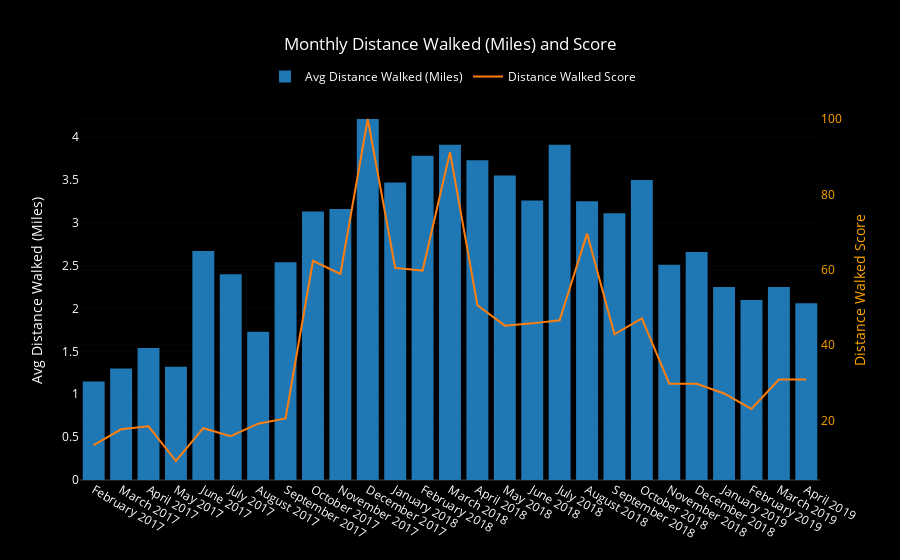

Notebook code cell kept with this figure:
### Code cell
bars = go.Bar(x=month_df.month_year, y=month_df.mean_dist,
              name='Avg Distance Walked (Miles)', yaxis='y1')

score_line = go.Scatter(x=month_df.month_year, y=month_df.dist_score,
                        name='Distance Walked Score', yaxis='y2')

layout = go.Layout({'plot_bgcolor': 'black', 'paper_bgcolor': 'black',
                    'font': {'color': 'white'},
                    'title': 'Monthly Distance Walked (Miles) and Score',
                    'legend': {'orientation': 'h', 'x': .25, 'y': 1.1},
                    'yaxis': {'title': 'Avg Distance Walked (Miles)'},
                    'yaxis2': {'title': 'Distance Walked Score',
                               'titlefont': {'color': 'orange'},
                               'tickfont': {'color': 'orange'},
                               'overlaying': 'y',
                               'side': 'right'},
                   'xaxis': {'type': '-'}})

data = [bars, score_line]
fig = go.Figure(data=data, layout=layout)
iplot(fig)

### Figure 1 — Plotly figure (JSON) as saved in the notebook; plotly's stock layout.template omitted (floating-point values rounded to 4 significant figures)
{"data": [{"name": "Avg Distance Walked (Miles)", "type": "bar", "uid": "aea8c236-4701-4aa4-8b65-149efaec8428", "x": ["February 2017", "March 2017", "April 2017", "May 2017", "June 2017", "July 2017", "August 2017", "September 2017", "October 2017", "November 2017", "December 2017", "January 2018", "February 2018", "March 2018", "April 2018", "May 2018", "June 2018", "July 2018", "August 2018", "September 2018", "October 2018", "November 2018", "December 2018", "January 2019", "February 2019", "March 2019", "April 2019"], "y": [1.15, 1.3, 1.54, 1.32, 2.67, 2.4, 1.73, 2.54, 3.13, 3.16, 4.21, 3.47, 3.78, 3.91, 3.73, 3.55, 3.26, 3.91, 3.25, 3.11, 3.5, 2.51, 2.66, 2.25, 2.1, 2.25, 2.06], "yaxis": "y"}, {"name": "Distance Walked Score", "type": "scatter", "uid": "c0e37e9e-e66d-44a8-87ac-0a1ace708b73", "x": ["February 2017", "March 2017", "April 2017", "May 2017", "June 2017", "July 2017", "August 2017", "September 2017", "October 2017", "November 2017", "December 2017", "January 2018", "February 2018", "March 2018", "April 2018", "May 2018", "June 2018", "July 2018", "August 2018", "September 2018", "October 2018", "November 2018", "December 2018", "January 2019", "February 2019", "March 2019", "April 2019"], "y": [13.5, 17.7, 18.5, 9.3, 18, 15.9, 19.2, 20.6, 62.4, 58.9, 100, 60.5, 59.8, 91.2, 50.6, 45.2, 45.8, 46.6, 69.6, 42.9, 47.1, 29.8, 29.8, 27.2, 23.1, 30.9, 30.9], "yaxis": "y2"}], "layout": {"font": {"color": "white"}, "legend": {"orientation": "h", "x": 0.25, "y": 1.1}, "paper_bgcolor": "black", "plot_bgcolor": "black", "title": {"text": "Monthly Distance Walked (Miles) and Score"}, "xaxis": {"type": "-"}, "yaxis": {"title": {"text": "Avg Distance Walked (Miles)"}}, "yaxis2": {"overlaying": "y", "side": "right", "tickfont": {"color": "orange"}, "title": {"font": {"color": "orange"}, "text": "Distance Walked Score"}}}}
